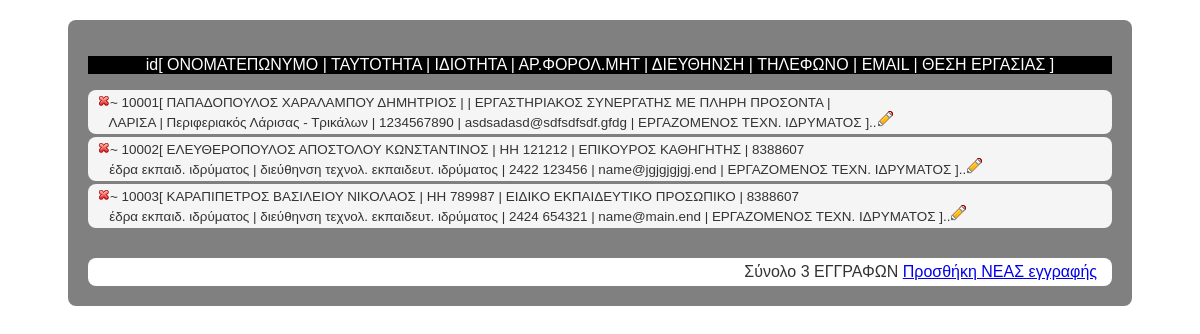
Screenshot of /professorsManipu/index.php with the database file from the repository.
### tables this page shows
CREATE TABLE IF NOT EXISTS `professors` (
  `professorID` int(10) unsigned NOT NULL AUTO_INCREMENT,
  `professorFullName` varchar(72) DEFAULT NULL,
  `professorLastName` varchar(45) DEFAULT NULL,
  `professorMiddleName` varchar(45) DEFAULT NULL,
  `professorFirstName` varchar(45) DEFAULT NULL,
  `professorShortName` varchar(18) DEFAULT NULL,
  `identityCardCode` varchar(11) DEFAULT NULL,
  `nationalTaxNum` mediumint(9) DEFAULT NULL,
  `phoneNumber` varchar(45) DEFAULT NULL,
  `emailAddress` varchar(45) DEFAULT NULL,
  `locationAddressID_ofLocationAddresses` int(10) unsigned NOT NULL,
  `professorTitleID_ofProfessorTitles` int(10) unsigned NOT NULL,
  `jobTitleID_ofJobTitles` int(10) unsigned NOT NULL,
  `otherDetails` varchar(45) DEFAULT NULL,
  PRIMARY KEY (`professorID`),
  UNIQUE KEY `professorID` (`professorID`),
  KEY `locationAddressID_ofLocationAddresses_idx` (`locationAddressID_ofLocationAddresses`),
  KEY `professorTitleID_ofProfessorTitles_idx` (`professorTitleID_ofProfessorTitles`),
  KEY `jobTitleID_ofJobTitles_idx` (`jobTitleID_ofJobTitles`)
);

CREATE TABLE IF NOT EXISTS `professortitles` (
  `professorTitleID` int(10) unsigned NOT NULL AUTO_INCREMENT,
  `titleName` varchar(45) DEFAULT NULL,
  `weekTeachHours` int(11) DEFAULT NULL,
  `isStanding` set('ΝΑΙ','ΟΧΙ') NOT NULL DEFAULT 'ΟΧΙ' COMMENT 'is standing this title of professor? gives the permanent of the title or not',
  `otherDetails` varchar(45) DEFAULT NULL,
  PRIMARY KEY (`professorTitleID`),
  UNIQUE KEY `professorTitleID_UNIQUE` (`professorTitleID`)
);

CREATE TABLE IF NOT EXISTS `locationaddresses` (
  `locationAddressID` int(10) unsigned NOT NULL AUTO_INCREMENT,
  `locatAddreConcat` varchar(64) DEFAULT NULL,
  `city` varchar(45) DEFAULT NULL,
  `area` varchar(45) DEFAULT NULL,
  `address` varchar(45) DEFAULT NULL,
  `zipPostCode` int(11) DEFAULT NULL,
  `province` varchar(45) DEFAULT NULL,
  `country` varchar(45) DEFAULT NULL,
  `otherDetails` varchar(45) DEFAULT NULL,
  PRIMARY KEY (`locationAddressID`),
  UNIQUE KEY `locationAddressID` (`locationAddressID`)
);

CREATE TABLE IF NOT EXISTS `jobtitles` (
  `jobTitleID` int(10) unsigned NOT NULL AUTO_INCREMENT,
  `jobTitleName` varchar(45) NOT NULL,
  `jobStatusBonus` int(11) NOT NULL,
  PRIMARY KEY (`jobTitleID`),
  UNIQUE KEY `jobTitleID_UNIQUE` (`jobTitleID`)
);

### professorsManipu/index.php (the view, shortened to what this page needs)
<!DOCTYPE html>
<html>
<head>
  <link rel="stylesheet" type="text/css" href="..\styles.css"/>
</head>
<body>
<div id="results">
  <p class="center">
     id[ ΟΝΟΜΑΤΕΠΩΝΥΜΟ | ΤΑΥΤΟΤΗΤΑ | ΙΔΙΟΤΗΤΑ | ΑΡ.ΦΟΡΟΛ.ΜΗΤ | ΔΙΕΥΘΗΝΣΗ | ΤΗΛΕΦΩΝΟ | EMAIL | ΘΕΣΗ ΕΡΓΑΣΙΑΣ ]
  </p>
<?php
  require_once('..\parameteDB.php');
  try {
    $pdoObject =new PDO("mysql:host=$dbhost; dbname=$dbname;", $dbuser, $dbpass);
    $pdoObject->exec('set names utf8');
    $sql =' SELECT professorID, professorFullName, identityCardCode, titleName, nationalTaxNum,
                   city, area, address, phoneNumber, emailAddress, jobTitleName
              FROM professors
                LEFT JOIN professortitles ON professorTitleID_ofProfessorTitles = professorTitleID
                LEFT JOIN locationaddresses ON locationAddressID_ofLocationAddresses = locationAddressID
                LEFT JOIN jobtitles ON jobTitleID_ofJobTitles = jobTitleID
          ';
    $statement= $pdoObject->query($sql);
    $recoCounter= 0;
    while ( $record= $statement->fetch() ) {
      $recoCounter++;
      echo '<p class="result">'
         . '<a href="deleteRecord.php?mode=delete&id=' . $record['professorID'] .'"><img src="../deleteButton.png"/></a>'
         . '~ ' . $record[ 'professorID' ]
         . '[ ' . $record[ 'professorFullName' ]
         . ' | ' . $record[ 'identityCardCode' ]
         . ' | ' . $record[ 'titleName' ]
         . ' | ' . $record[ 'nationalTaxNum' ]  . '<br>'
         . ' &nbsp&nbsp ' . $record[ 'city' ]
         . ' | ' . $record[ 'address' ]
         . ' | ' . $record[ 'phoneNumber' ]
         . ' | ' . $record[ 'emailAddress' ]
         . ' | ' . $record[ 'jobTitleName' ]
         .  ' ]..' . '<a href="dualform.php?mode=update&id=' . $record['professorID'] .'"><img src="../editButton.png"/></a>
            </p>';
    }
   } catch (PDOException $e) {
     echo 'PDO Exception: '.$e->getMessage();
   }
?>
<p id="commands">Σύνολο <?php echo $recoCounter; ?> ΕΓΓΡΑΦΩΝ <a href="dualform.php?mode=insert">Προσθήκη ΝΕΑΣ εγγραφής</a></p>
</div>
</body>
</html>

### styles.css (style rules this page uses)
* { font-family: Helvetica, Verdana, Arial, sans-serif; font-size :12pt; }
body { font-family: Tahoma, Geneva, sans-serif; font-size: 10pt; color: #333; }
#results { width: 1024px; margin: 20px auto; padding: 20px; background-color: grey; border-radius: 8px; font-family: Helvetica, Verdana, Arial, sans-serif; float:auto; }
.result { background-color: whitesmoke; font-size: 0.84em; padding: 3px 10px; margin: 3px 0; border-radius: 8px; }
#commands { margin: 30px 0 0 0; padding: 5px 15px; background-color: white; text-align: right; border-radius: 8px; }
.center { text-align: center; background-color: black; color: white }

### rows the page displays
professors: professorID "10001", professorFullName "ΠΑΠΑΔΟΠΟΥΛΟΣ ΧΑΡΑΛΑΜΠΟΥ ΔΗΜΗΤΡΙΟΣ", professorTitleID_ofProfessorTitles.titleName "ΕΡΓΑΣΤΗΡΙΑΚΟΣ ΣΥΝΕΡΓΑΤΗΣ ΜΕ ΠΛΗΡΗ ΠΡΟΣΟΝΤΑ", locationAddressID_ofLocationAddresses.city "ΛΑΡΙΣΑ", locationAddressID_ofLocationAddresses.address "Περιφεριακός Λάρισας - Τρικάλων", phoneNumber "1234567890", emailAddress "asdsadasd@sdfsdfsdf.gfdg", jobTitleID_ofJobTitles.jobTitleName "ΕΡΓΑΖΟΜΕΝΟΣ ΤΕΧΝ. ΙΔΡΥΜΑΤΟΣ"
professors: professorID "10002", professorFullName "ΕΛΕΥΘΕΡΟΠΟΥΛΟΣ ΑΠΟΣΤΟΛΟΥ ΚΩΝΣΤΑΝΤΙΝΟΣ", identityCardCode "ΗΗ 121212", professorTitleID_ofProfessorTitles.titleName "ΕΠΙΚΟΥΡΟΣ ΚΑΘΗΓΗΤΗΣ", nationalTaxNum "8388607", locationAddressID_ofLocationAddresses.city "έδρα εκπαιδ. ιδρύματος", locationAddressID_ofLocationAddresses.address "διεύθηνση τεχνολ. εκπαιδευτ. ιδρύματος", phoneNumber "2422 123456", emailAddress "name@jgjgjgjgj.end", jobTitleID_ofJobTitles.jobTitleName "ΕΡΓΑΖΟΜΕΝΟΣ ΤΕΧΝ. ΙΔΡΥΜΑΤΟΣ"
professors: professorID "10003", professorFullName "ΚΑΡΑΠΙΠΕΤΡΟΣ ΒΑΣΙΛΕΙΟΥ ΝΙΚΟΛΑΟΣ", identityCardCode "ΗΗ 789987", professorTitleID_ofProfessorTitles.titleName "ΕΙΔΙΚΟ ΕΚΠΑΙΔΕΥΤΙΚΟ ΠΡΟΣΩΠΙΚΟ", nationalTaxNum "8388607", locationAddressID_ofLocationAddresses.city "έδρα εκπαιδ. ιδρύματος", locationAddressID_ofLocationAddresses.address "διεύθηνση τεχνολ. εκπαιδευτ. ιδρύματος", phoneNumber "2424 654321", emailAddress "name@main.end", jobTitleID_ofJobTitles.jobTitleName "ΕΡΓΑΖΟΜΕΝΟΣ ΤΕΧΝ. ΙΔΡΥΜΑΤΟΣ"

### other values shown
$recoCounter "3"
